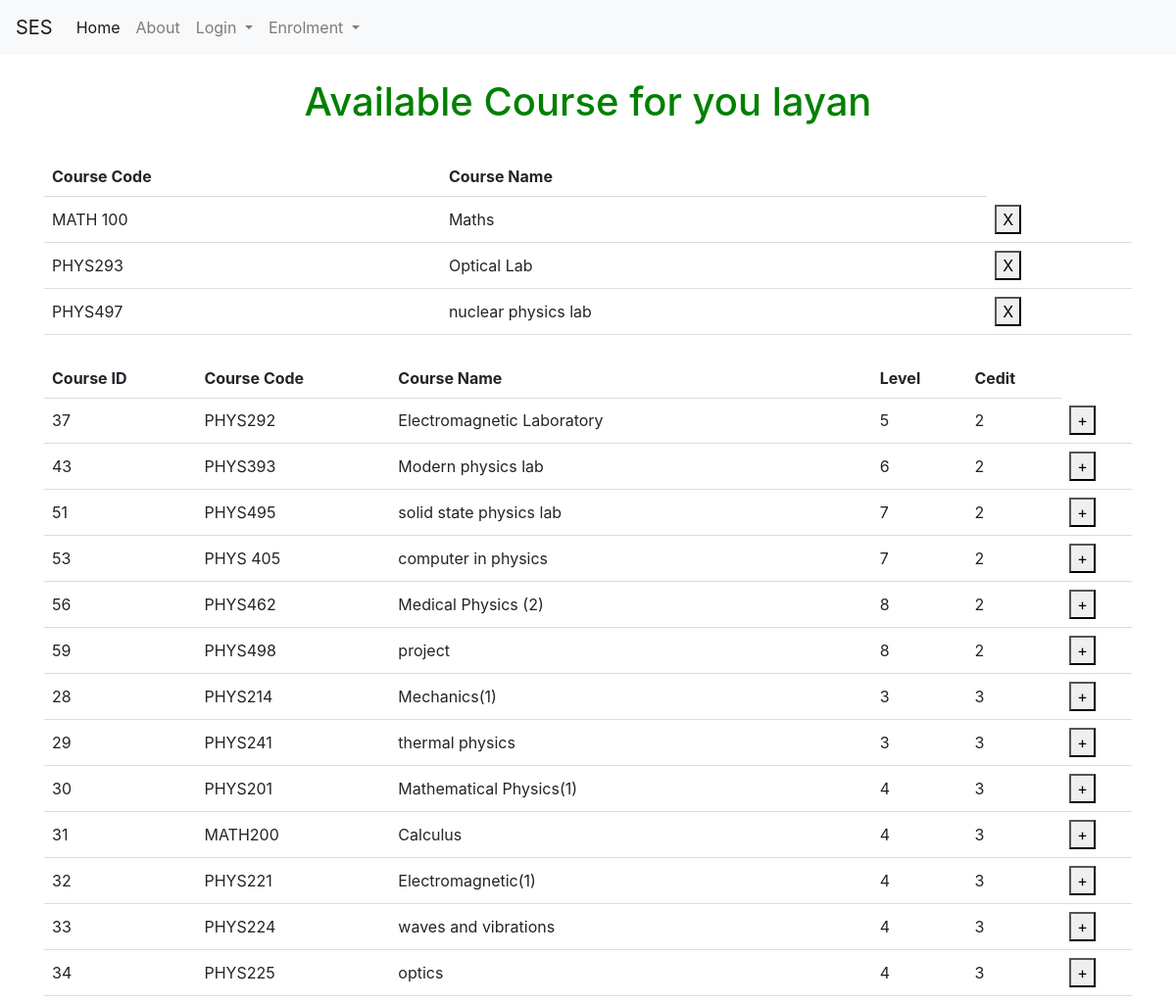
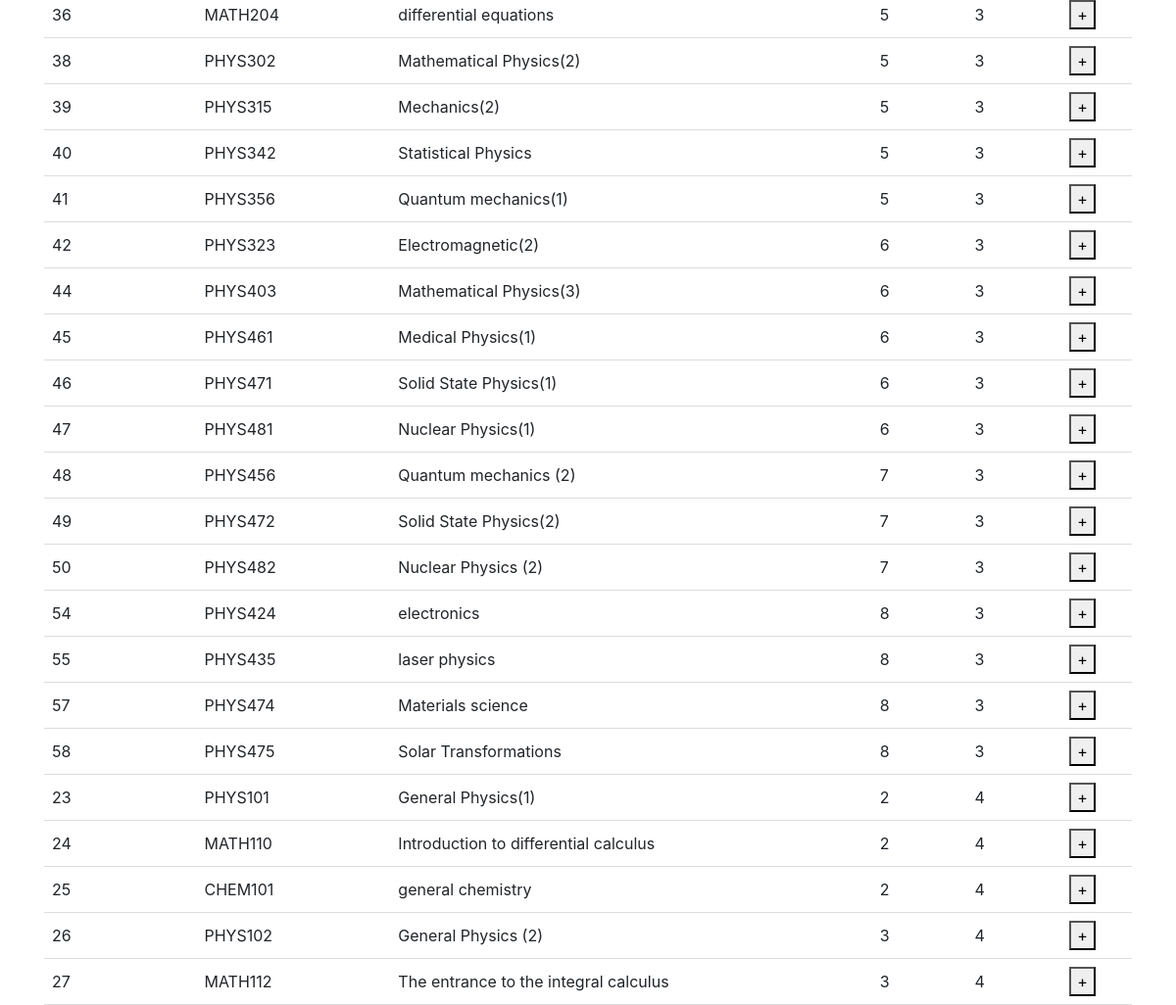
The page /student_course_enrolment/?iddt=6 (signed in) on the database its author committed (2 pictures, top to bottom).
### models.py (models this page shows)
class User(UserMixin, db.Model):
    id = db.Column(db.Integer, primary_key=True)
    email = db.Column(db.String(100), unique=True)
    password = db.Column(db.String(100))
    name = db.Column(db.String(1000))
    dep_id =  db.Column(db.Integer)
    rol_id =  db.Column(db.Integer)

### tables this page shows
CREATE TABLE course (course_id [int] IDENTITY (1, 1) NOT NULL PRIMARY KEY UNIQUE, course_name [nchar] (10), course_descr [nchar] (10), course_code [nchar] (10), dep_id [int], plan_id [int], level_id [int], credit INTEGER, Day_id REFERENCES Day (Day_id), fromT TIME, toT TIME);

### available_courses.py (the view)
@available_courses.route('/student_course_enrolment/', methods=['GET', 'POST'])
def student_course_enrolment():
    with app.app_context():
        user_id =  request.args.get('iddt')
        con = sqlite3.connect("instance/db.sqlite")
        cur = con.cursor()
        cur.execute("SELECT course_id, course_code, course_name, level_id, credit FROM course p WHERE  NOT EXISTS (SELECT * FROM   Time_table od WHERE  p.course_id = od.course_id and od.user_id = '%s') AND dep_id = (select dep_id from user where id  = '%s' )" % (user_id,user_id))
        data = cur.fetchall()
        cur.execute("SELECT course.course_id, course.course_code, course.course_name, course.credit FROM course INNER JOIN Time_table ON course.course_id =Time_table.course_id where Time_table.user_id = '%s'" % (user_id))
        data2 = cur.fetchall()
        cur.execute("SELECT sum(course.credit) FROM course INNER JOIN Time_table ON course.course_id =Time_table.course_id where Time_table.user_id = '%s'" % (user_id))
        dataC = cur.fetchall()
        con.commit()
        con.close()
    return render_template('student_course_enrolment.html', data=data,data2=data2, idd = current_user.id,name= current_user.name,dataC=dataC)

### templates/student_course_enrolment.html (shortened to what this page needs)
{% extends "base.html" %}
{% block content %}
<h1>Available Course for you {{name}} </h1>
<form method="post" action="/delcourse">
    <table id="table_to_highlight" style="width:100%">
        <thead>
          <tr>
            <th>Course Code</th>
            <th>Course Name</th>
          </tr>
          </thead>
          <tbody>
           {% for row in data2 %}
                  <tr>
                      <td>{{row[1]}}</td>
                      <td>{{row[2]}}</td>
                      <td><button class="bi bi-plus" type="submit" value="{{ row[0] }}" name="course_id_del">X</button></td>
                  </tr>
              {% endfor %}
          </tbody>
      </table>
</form>
<form method="POST" action="/incourse">
<table id="table_to_highlight" style="width:100%">
    <thead>
      <tr>
        <th>Course ID</th>
        <th>Course Code</th>
        <th>Course Name</th>
        <th>Level</th>
        <th>Cedit</th>
      </tr>
      </thead>
      <tbody>
       {% for row in data %}
              <tr>
                <td><input type="hidden" name="title" value="{{ row[0] }}"> {{ row[0] }} </td>
                  <td>{{row[1]}}</td>
                  <td>{{row[2]}}</td>
                  <td>{{row[3]}}</td>
                  <td>{{row[4]}}</td>
                  <td><button class="bi bi-plus" type="submit" value="{{ row[0] }}" name="course_id">+</button></td>
              </tr>
          {% endfor %}
      </tbody>
  </table>
    </form>
    {% endblock %}

### templates/student_course_enrolment.html (style rules this page uses)
body { text-align: center; }
h1 { color: green; }
table { border-collapse: collapse; width: 100%; }
th, td { padding: 8px; text-align: left; border-bottom: 1px solid #ddd; }

### rows shown on the page
User: name "layan"
course: course_code "MATH 100", course_name "Maths", {{ row[0] }} 22 (drawn)
course: course_code "PHYS293", course_name "Optical Lab", {{ row[0] }} 35 (drawn)
course: course_code "PHYS497", course_name "nuclear physics lab", {{ row[0] }} 52 (drawn)
course: course_id "37", course_code "PHYS292", course_name "Electromagnetic Laboratory", level "5", credit "2"
course: course_id "43", course_code "PHYS393", course_name "Modern physics lab", level "6", credit "2"
course: course_id "51", course_code "PHYS495", course_name "solid state physics lab", level "7", credit "2"
course: course_id "53", course_code "PHYS 405", course_name "computer in physics", level "7", credit "2"
course: course_id "56", course_code "PHYS462", course_name "Medical Physics (2)", level "8", credit "2"
course: course_id "59", course_code "PHYS498", course_name "project", level "8", credit "2"
course: course_id "28", course_code "PHYS214", course_name "Mechanics(1)", level "3", credit "3"
course: course_id "29", course_code "PHYS241", course_name "thermal physics", level "3", credit "3"
course: course_id "30", course_code "PHYS201", course_name "Mathematical Physics(1)", level "4", credit "3"
course: course_id "31", course_code "MATH200", course_name "Calculus", level "4", credit "3"
course: course_id "32", course_code "PHYS221", course_name "Electromagnetic(1)", level "4", credit "3"
course: course_id "33", course_code "PHYS224", course_name "waves and vibrations", level "4", credit "3"
course: course_id "34", course_code "PHYS225", course_name "optics", level "4", credit "3"
course: course_id "36", course_code "MATH204", course_name "differential equations", level "5", credit "3"
course: course_id "38", course_code "PHYS302", course_name "Mathematical Physics(2)", level "5", credit "3"
course: course_id "39", course_code "PHYS315", course_name "Mechanics(2)", level "5", credit "3"
course: course_id "40", course_code "PHYS342", course_name "Statistical Physics", level "5", credit "3"
course: course_id "41", course_code "PHYS356", course_name "Quantum mechanics(1)", level "5", credit "3"
course: course_id "42", course_code "PHYS323", course_name "Electromagnetic(2)", level "6", credit "3"
course: course_id "44", course_code "PHYS403", course_name "Mathematical Physics(3)", level "6", credit "3"
course: course_id "45", course_code "PHYS461", course_name "Medical Physics(1)", level "6", credit "3"
course: course_id "46", course_code "PHYS471", course_name "Solid State Physics(1)", level "6", credit "3"
course: course_id "47", course_code "PHYS481", course_name "Nuclear Physics(1)", level "6", credit "3"
course: course_id "48", course_code "PHYS456", course_name "Quantum mechanics (2)", level "7", credit "3"
course: course_id "49", course_code "PHYS472", course_name "Solid State Physics(2)", level "7", credit "3"
course: course_id "50", course_code "PHYS482", course_name "Nuclear Physics (2)", level "7", credit "3"
course: course_id "54", course_code "PHYS424", course_name "electronics", level "8", credit "3"
course: course_id "55", course_code "PHYS435", course_name "laser physics", level "8", credit "3"
course: course_id "57", course_code "PHYS474", course_name "Materials science", level "8", credit "3"
course: course_id "58", course_code "PHYS475", course_name "Solar Transformations", level "8", credit "3"
course: course_id "23", course_code "PHYS101", course_name "General Physics(1)", level "2", credit "4"
course: course_id "24", course_code "MATH110", course_name "Introduction to differential calculus", level "2", credit "4"
course: course_id "25", course_code "CHEM101", course_name "general chemistry", level "2", credit "4"
course: course_id "26", course_code "PHYS102", course_name "General Physics (2)", level "3", credit "4"
course: course_id "27", course_code "MATH112", course_name "The entrance to the integral calculus", level "3", credit "4"
